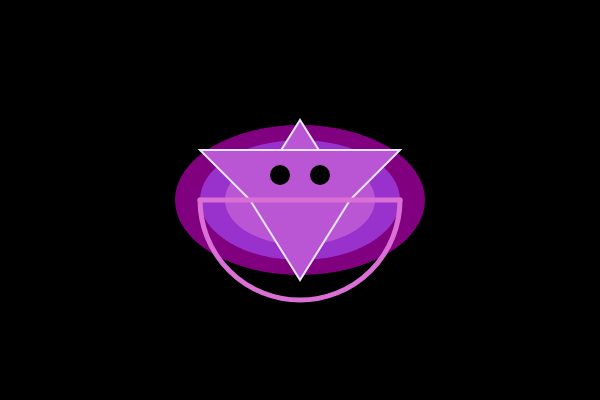
Frame 1 (no input)
Frame 2 (the mouse pressed at the canvas centre, redrawn once): identical to frame 1, image omitted

The p5.js sketch that drew this single still picture (run headless with seeded random() and noise() and a simulated clock; the mouse was pressed at the canvas centre and the sketch redrawn once):

// p5.js sketch
// ── sketch.js
function setup() {
  createCanvas(600, 400);
  noLoop();
}

function draw() {
  background(0);

  // 1. 조개 껍데기의 타원과 원(몸체 역할)
  noStroke();
  
  // 보라색 계열의 그라데이션
  fill('#800080'); // 보라색
  ellipse(300, 200, 250, 150); // 큰 타원

  fill('#9932CC'); // 연한 보라색
  ellipse(300, 200, 200, 120); // 좀 더 작은 타원

  fill('#BA55D3'); // 중간 보라색
  ellipse(300, 200, 150, 90); // 중간 크기 타원



  // 2. 조개 껍데기 선과 삼각형(무늬 표현)
  strokeWeight(2);
  stroke('#E6E6FA');
  
  // 삼각형을 여러 개 겹침(뾰족한 무늬 표현)
  triangle(300, 120, 250, 200, 350, 200);
  triangle(300, 280, 250, 200, 350, 200);

  // 사변형을 겹침
  quad(200, 150, 400, 150, 350, 200, 250, 200);



  // 3. 조개의 호와 선(입구를 표현)
  noFill();
  strokeWeight(5);
  stroke('#DA70D6');
  
  // 조개 입구 모양의 호
  arc(300, 200, 200, 200, radians(0), radians(180));

  // 조개 입구 모양을 따라가는 선
  line(200, 200, 400, 200);



  // 4.조개의 눈
  fill(0);
  noStroke();

  ellipse(280, 175, 20, 20); // 왼쪽 눈

  ellipse(320, 175, 20, 20); // 오른쪽 눈
}
